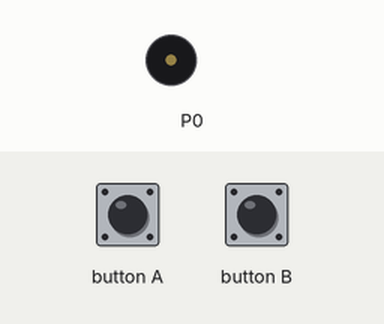
A program run on a simulated BBC micro:bit (MakeCode). Shown: buzzer (waves = sounding). Inputs (shaded band) come from the test bench.

Above: at 1.2 s.
1.3 s: button A pressed for 0.15 s
At 2.0 s:
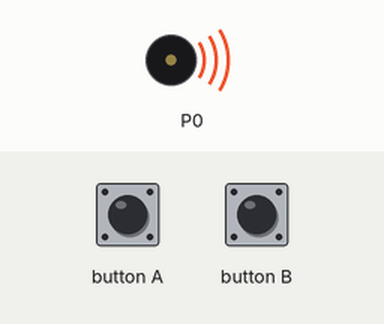
Timing chart, 0 to 10.4 s (numbered marks = the images above; inputs shaded):
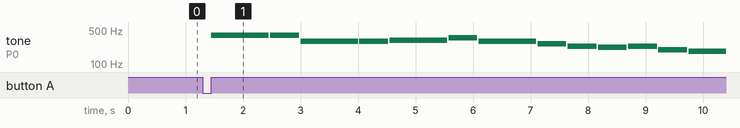

The program:

main.ts
```typescript
input.onButtonPressed(Button.A, function () {
    music.playTone(392, music.beat(BeatFraction.Double))
    basic.pause(20)
    music.playTone(392, music.beat(BeatFraction.Whole))
    basic.pause(20)
    music.playTone(294, music.beat(BeatFraction.Double))
    basic.pause(20)
    music.playTone(294, music.beat(BeatFraction.Whole))
    basic.pause(20)
    music.playTone(311, music.beat(BeatFraction.Double))
    basic.pause(20)
    music.playTone(349, music.beat(BeatFraction.Whole))
    basic.pause(20)
    music.playTone(294, music.beat(BeatFraction.Double))
    basic.pause(20)
    music.playTone(262, music.beat(BeatFraction.Whole))
    basic.pause(20)
    music.playTone(233, music.beat(BeatFraction.Whole))
    basic.pause(20)
    music.playTone(220, music.beat(BeatFraction.Whole))
    basic.pause(20)
    music.playTone(233, music.beat(BeatFraction.Whole))
    basic.pause(20)
    music.playTone(196, music.beat(BeatFraction.Whole))
    basic.pause(20)
    music.playTone(185, music.beat(BeatFraction.Double))
    basic.pause(20)
    music.playTone(185, music.beat(BeatFraction.Whole))
    basic.pause(20)
    music.playTone(294, music.beat(BeatFraction.Double))
})
input.onButtonPressed(Button.B, function () {
    for (let index = 0; index < 2; index++) {
        music.playTone(294, music.beat(BeatFraction.Whole))
        basic.pause(20)
        music.playTone(440, music.beat(BeatFraction.Whole))
        basic.pause(20)
        music.playTone(440, music.beat(BeatFraction.Whole))
        basic.pause(20)
        music.playTone(466, music.beat(BeatFraction.Whole))
        basic.pause(20)
        music.playTone(440, music.beat(BeatFraction.Double))
        basic.pause(20)
        music.playTone(440, music.beat(BeatFraction.Whole))
        basic.pause(20)
        music.playTone(349, music.beat(BeatFraction.Whole))
        basic.pause(20)
        music.playTone(349, music.beat(BeatFraction.Whole))
        basic.pause(20)
        music.playTone(392, music.beat(BeatFraction.Whole))
        basic.pause(20)
        music.playTone(311, music.beat(BeatFraction.Whole))
        basic.pause(20)
        music.playTone(311, music.beat(BeatFraction.Whole))
        basic.pause(100)
    }
})
basic.forever(function () {

})
```

test.ts
```typescript
// sem patria testy; keď sa tento balík použije ako rozšírenie, nebudú sa kompilovať.
```

Measured:
- after the input at 1.3 s, tone on P0: plays 392 Hz for 1.0 s, 392 Hz for 0.50 s, 294 Hz for 1.0 s, 294 Hz for 0.50 s, 311 Hz for 1.0 s, 349 Hz for 0.50 s … (13 notes in this stretch), starting after 0.15 s
